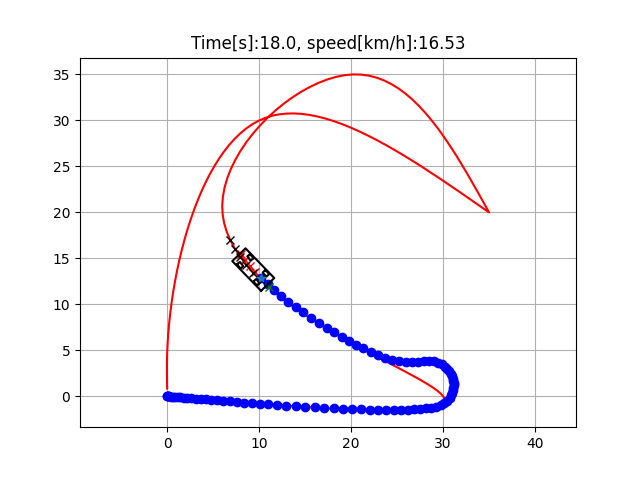

Recreate this plot in Python.
import matplotlib.pyplot as plt
import time
import cvxpy
import math
import numpy as np
import sys
import pathlib
sys.path.append(str(pathlib.Path(__file__).parent.parent.parent))

from angle import angle_mod

import cubic_spline_planner

NX = 4  # x = x, y, v, yaw
NU = 2  # a = [accel, steer]
T = 5  # horizon length

# mpc parameters
R = np.diag([0.01, 0.01])  # input cost matrix
Rd = np.diag([0.01, 1.0])  # input difference cost matrix
Q = np.diag([1.0, 1.0, 0.5, 0.5])  # state cost matrix
Qf = Q  # state final matrix
GOAL_DIS = 1.5  # goal distance
STOP_SPEED = 0.5 / 3.6  # stop speed
MAX_TIME = 500.0  # max simulation time

# iterative paramter
MAX_ITER = 3  # Max iteration
DU_TH = 0.1  # iteration finish param

TARGET_SPEED = 10.0 / 3.6  # [m/s] target speed
N_IND_SEARCH = 10  # Search index number

DT = 0.2  # [s] time tick

# Vehicle parameters
LENGTH = 4.5  # [m]
WIDTH = 2.0  # [m]
BACKTOWHEEL = 1.0  # [m]
WHEEL_LEN = 0.3  # [m]
WHEEL_WIDTH = 0.2  # [m]
TREAD = 0.7  # [m]
WB = 2.5  # [m]

MAX_STEER = np.deg2rad(45.0)  # maximum steering angle [rad]
MAX_DSTEER = np.deg2rad(30.0)  # maximum steering speed [rad/s]
MAX_SPEED = 55.0 / 3.6  # maximum speed [m/s]
MIN_SPEED = -20.0 / 3.6  # minimum speed [m/s]
MAX_ACCEL = 1.0  # maximum accel [m/ss]

show_animation = True


class State:
    """
    vehicle state class
    """

    def __init__(self, x=0.0, y=0.0, yaw=0.0, v=0.0):
        self.x = x
        self.y = y
        self.yaw = yaw
        self.v = v
        self.predelta = None


def pi_2_pi(angle):
    return angle_mod(angle)


def get_linear_model_matrix(v, phi, delta):

    A = np.zeros((NX, NX))
    A[0, 0] = 1.0
    A[1, 1] = 1.0
    A[2, 2] = 1.0
    A[3, 3] = 1.0
    A[0, 2] = DT * math.cos(phi)
    A[0, 3] = - DT * v * math.sin(phi)
    A[1, 2] = DT * math.sin(phi)
    A[1, 3] = DT * v * math.cos(phi)
    A[3, 2] = DT * math.tan(delta) / WB

    B = np.zeros((NX, NU))
    B[2, 0] = DT
    B[3, 1] = DT * v / (WB * math.cos(delta) ** 2)

    C = np.zeros(NX)
    C[0] = DT * v * math.sin(phi) * phi
    C[1] = - DT * v * math.cos(phi) * phi
    C[3] = - DT * v * delta / (WB * math.cos(delta) ** 2)

    return A, B, C


def plot_car(x, y, yaw, steer=0.0, cabcolor="-r", truckcolor="-k"):  # pragma: no cover

    outline = np.array([[-BACKTOWHEEL, (LENGTH - BACKTOWHEEL), (LENGTH - BACKTOWHEEL), -BACKTOWHEEL, -BACKTOWHEEL],
                        [WIDTH / 2, WIDTH / 2, - WIDTH / 2, -WIDTH / 2, WIDTH / 2]])

    fr_wheel = np.array([[WHEEL_LEN, -WHEEL_LEN, -WHEEL_LEN, WHEEL_LEN, WHEEL_LEN],
                         [-WHEEL_WIDTH - TREAD, -WHEEL_WIDTH - TREAD, WHEEL_WIDTH - TREAD, WHEEL_WIDTH - TREAD, -WHEEL_WIDTH - TREAD]])

    rr_wheel = np.copy(fr_wheel)

    fl_wheel = np.copy(fr_wheel)
    fl_wheel[1, :] *= -1
    rl_wheel = np.copy(rr_wheel)
    rl_wheel[1, :] *= -1

    Rot1 = np.array([[math.cos(yaw), math.sin(yaw)],
                     [-math.sin(yaw), math.cos(yaw)]])
    Rot2 = np.array([[math.cos(steer), math.sin(steer)],
                     [-math.sin(steer), math.cos(steer)]])

    fr_wheel = (fr_wheel.T.dot(Rot2)).T
    fl_wheel = (fl_wheel.T.dot(Rot2)).T
    fr_wheel[0, :] += WB
    fl_wheel[0, :] += WB

    fr_wheel = (fr_wheel.T.dot(Rot1)).T
    fl_wheel = (fl_wheel.T.dot(Rot1)).T

    outline = (outline.T.dot(Rot1)).T
    rr_wheel = (rr_wheel.T.dot(Rot1)).T
    rl_wheel = (rl_wheel.T.dot(Rot1)).T

    outline[0, :] += x
    outline[1, :] += y
    fr_wheel[0, :] += x
    fr_wheel[1, :] += y
    rr_wheel[0, :] += x
    rr_wheel[1, :] += y
    fl_wheel[0, :] += x
    fl_wheel[1, :] += y
    rl_wheel[0, :] += x
    rl_wheel[1, :] += y

    plt.plot(np.array(outline[0, :]).flatten(),
             np.array(outline[1, :]).flatten(), truckcolor)
    plt.plot(np.array(fr_wheel[0, :]).flatten(),
             np.array(fr_wheel[1, :]).flatten(), truckcolor)
    plt.plot(np.array(rr_wheel[0, :]).flatten(),
             np.array(rr_wheel[1, :]).flatten(), truckcolor)
    plt.plot(np.array(fl_wheel[0, :]).flatten(),
             np.array(fl_wheel[1, :]).flatten(), truckcolor)
    plt.plot(np.array(rl_wheel[0, :]).flatten(),
             np.array(rl_wheel[1, :]).flatten(), truckcolor)
    plt.plot(x, y, "*")


def update_state(state, a, delta):

    # input check
    if delta >= MAX_STEER:
        delta = MAX_STEER
    elif delta <= -MAX_STEER:
        delta = -MAX_STEER

    state.x = state.x + state.v * math.cos(state.yaw) * DT
    state.y = state.y + state.v * math.sin(state.yaw) * DT
    state.yaw = state.yaw + state.v / WB * math.tan(delta) * DT
    state.v = state.v + a * DT

    if state.v > MAX_SPEED:
        state.v = MAX_SPEED
    elif state.v < MIN_SPEED:
        state.v = MIN_SPEED

    return state


def get_nparray_from_matrix(x):
    return np.array(x).flatten()


def calc_nearest_index(state, cx, cy, cyaw, pind):

    dx = [state.x - icx for icx in cx[pind:(pind + N_IND_SEARCH)]]
    dy = [state.y - icy for icy in cy[pind:(pind + N_IND_SEARCH)]]

    d = [idx ** 2 + idy ** 2 for (idx, idy) in zip(dx, dy)]

    mind = min(d)

    ind = d.index(mind) + pind

    mind = math.sqrt(mind)

    dxl = cx[ind] - state.x
    dyl = cy[ind] - state.y

    angle = pi_2_pi(cyaw[ind] - math.atan2(dyl, dxl))
    if angle < 0:
        mind *= -1

    return ind, mind


def predict_motion(x0, oa, od, xref):
    xbar = xref * 0.0
    for i, _ in enumerate(x0):
        xbar[i, 0] = x0[i]

    state = State(x=x0[0], y=x0[1], yaw=x0[3], v=x0[2])
    for (ai, di, i) in zip(oa, od, range(1, T + 1)):
        state = update_state(state, ai, di)
        xbar[0, i] = state.x
        xbar[1, i] = state.y
        xbar[2, i] = state.v
        xbar[3, i] = state.yaw

    return xbar


def iterative_linear_mpc_control(xref, x0, dref, oa, od):
    """
    MPC control with updating operational point iteratively
    """
    ox, oy, oyaw, ov = None, None, None, None

    if oa is None or od is None:
        oa = [0.0] * T
        od = [0.0] * T

    for i in range(MAX_ITER):
        xbar = predict_motion(x0, oa, od, xref)
        poa, pod = oa[:], od[:]
        oa, od, ox, oy, oyaw, ov = linear_mpc_control(xref, xbar, x0, dref)
        du = sum(abs(oa - poa)) + sum(abs(od - pod))  # calc u change value
        if du <= DU_TH:
            break
    else:
        print("Iterative is max iter")

    return oa, od, ox, oy, oyaw, ov


def linear_mpc_control(xref, xbar, x0, dref):
    """
    linear mpc control

    xref: reference point
    xbar: operational point
    x0: initial state
    dref: reference steer angle
    """

    x = cvxpy.Variable((NX, T + 1))
    u = cvxpy.Variable((NU, T))

    cost = 0.0
    constraints = []

    for t in range(T):
        cost += cvxpy.quad_form(u[:, t], R)

        if t != 0:
            cost += cvxpy.quad_form(xref[:, t] - x[:, t], Q)

        A, B, C = get_linear_model_matrix(
            xbar[2, t], xbar[3, t], dref[0, t])
        constraints += [x[:, t + 1] == A @ x[:, t] + B @ u[:, t] + C]

        if t < (T - 1):
            cost += cvxpy.quad_form(u[:, t + 1] - u[:, t], Rd)
            constraints += [cvxpy.abs(u[1, t + 1] - u[1, t]) <=
                            MAX_DSTEER * DT]

    cost += cvxpy.quad_form(xref[:, T] - x[:, T], Qf)

    constraints += [x[:, 0] == x0]
    constraints += [x[2, :] <= MAX_SPEED]
    constraints += [x[2, :] >= MIN_SPEED]
    constraints += [cvxpy.abs(u[0, :]) <= MAX_ACCEL]
    constraints += [cvxpy.abs(u[1, :]) <= MAX_STEER]

    prob = cvxpy.Problem(cvxpy.Minimize(cost), constraints)
    prob.solve(solver=cvxpy.CLARABEL, verbose=False)

    if prob.status == cvxpy.OPTIMAL or prob.status == cvxpy.OPTIMAL_INACCURATE:
        ox = get_nparray_from_matrix(x.value[0, :])
        oy = get_nparray_from_matrix(x.value[1, :])
        ov = get_nparray_from_matrix(x.value[2, :])
        oyaw = get_nparray_from_matrix(x.value[3, :])
        oa = get_nparray_from_matrix(u.value[0, :])
        odelta = get_nparray_from_matrix(u.value[1, :])

    else:
        print("Error: Cannot solve mpc..")
        oa, odelta, ox, oy, oyaw, ov = None, None, None, None, None, None

    return oa, odelta, ox, oy, oyaw, ov


def calc_ref_trajectory(state, cx, cy, cyaw, ck, sp, dl, pind):
    xref = np.zeros((NX, T + 1))
    dref = np.zeros((1, T + 1))
    ncourse = len(cx)

    ind, _ = calc_nearest_index(state, cx, cy, cyaw, pind)

    if pind >= ind:
        ind = pind

    xref[0, 0] = cx[ind]
    xref[1, 0] = cy[ind]
    xref[2, 0] = sp[ind]
    xref[3, 0] = cyaw[ind]
    dref[0, 0] = 0.0  # steer operational point should be 0

    travel = 0.0

    for i in range(T + 1):
        travel += abs(state.v) * DT
        dind = int(round(travel / dl))

        if (ind + dind) < ncourse:
            xref[0, i] = cx[ind + dind]
            xref[1, i] = cy[ind + dind]
            xref[2, i] = sp[ind + dind]
            xref[3, i] = cyaw[ind + dind]
            dref[0, i] = 0.0
        else:
            xref[0, i] = cx[ncourse - 1]
            xref[1, i] = cy[ncourse - 1]
            xref[2, i] = sp[ncourse - 1]
            xref[3, i] = cyaw[ncourse - 1]
            dref[0, i] = 0.0

    return xref, ind, dref


def check_goal(state, goal, tind, nind):

    # check goal
    dx = state.x - goal[0]
    dy = state.y - goal[1]
    d = math.hypot(dx, dy)

    isgoal = (d <= GOAL_DIS)

    if abs(tind - nind) >= 5:
        isgoal = False

    isstop = (abs(state.v) <= STOP_SPEED)

    if isgoal and isstop:
        return True

    return False


def do_simulation(cx, cy, cyaw, ck, sp, dl, initial_state):
    """
    Simulation

    cx: course x position list
    cy: course y position list
    cy: course yaw position list
    ck: course curvature list
    sp: speed profile
    dl: course tick [m]

    """

    goal = [cx[-1], cy[-1]]

    state = initial_state

    # initial yaw compensation
    if state.yaw - cyaw[0] >= math.pi:
        state.yaw -= math.pi * 2.0
    elif state.yaw - cyaw[0] <= -math.pi:
        state.yaw += math.pi * 2.0

    time = 0.0
    x = [state.x]
    y = [state.y]
    yaw = [state.yaw]
    v = [state.v]
    t = [0.0]
    d = [0.0]
    a = [0.0]
    target_ind, _ = calc_nearest_index(state, cx, cy, cyaw, 0)

    odelta, oa = None, None

    cyaw = smooth_yaw(cyaw)

    while MAX_TIME >= time:
        xref, target_ind, dref = calc_ref_trajectory(
            state, cx, cy, cyaw, ck, sp, dl, target_ind)

        x0 = [state.x, state.y, state.v, state.yaw]  # current state

        oa, odelta, ox, oy, oyaw, ov = iterative_linear_mpc_control(
            xref, x0, dref, oa, odelta)

        di, ai = 0.0, 0.0
        if odelta is not None:
            di, ai = odelta[0], oa[0]
            state = update_state(state, ai, di)

        time = time + DT

        x.append(state.x)
        y.append(state.y)
        yaw.append(state.yaw)
        v.append(state.v)
        t.append(time)
        d.append(di)
        a.append(ai)

        if check_goal(state, goal, target_ind, len(cx)):
            print("Goal")
            break

        if show_animation:  # pragma: no cover
            plt.cla()
            # for stopping simulation with the esc key.
            plt.gcf().canvas.mpl_connect('key_release_event',
                    lambda event: [exit(0) if event.key == 'escape' else None])
            if ox is not None:
                plt.plot(ox, oy, "xr", label="MPC")
            plt.plot(cx, cy, "-r", label="course")
            plt.plot(x, y, "ob", label="trajectory")
            plt.plot(xref[0, :], xref[1, :], "xk", label="xref")
            plt.plot(cx[target_ind], cy[target_ind], "xg", label="target")
            plot_car(state.x, state.y, state.yaw, steer=di)
            plt.axis("equal")
            plt.grid(True)
            plt.title("Time[s]:" + str(round(time, 2))
                      + ", speed[km/h]:" + str(round(state.v * 3.6, 2)))
            plt.pause(0.0001)

    return t, x, y, yaw, v, d, a


def calc_speed_profile(cx, cy, cyaw, target_speed):

    speed_profile = [target_speed] * len(cx)
    direction = 1.0  # forward

    # Set stop point
    for i in range(len(cx) - 1):
        dx = cx[i + 1] - cx[i]
        dy = cy[i + 1] - cy[i]

        move_direction = math.atan2(dy, dx)

        if dx != 0.0 and dy != 0.0:
            dangle = abs(pi_2_pi(move_direction - cyaw[i]))
            if dangle >= math.pi / 4.0:
                direction = -1.0
            else:
                direction = 1.0

        if direction != 1.0:
            speed_profile[i] = - target_speed
        else:
            speed_profile[i] = target_speed

    speed_profile[-1] = 0.0

    return speed_profile


def smooth_yaw(yaw):

    for i in range(len(yaw) - 1):
        dyaw = yaw[i + 1] - yaw[i]

        while dyaw >= math.pi / 2.0:
            yaw[i + 1] -= math.pi * 2.0
            dyaw = yaw[i + 1] - yaw[i]

        while dyaw <= -math.pi / 2.0:
            yaw[i + 1] += math.pi * 2.0
            dyaw = yaw[i + 1] - yaw[i]

    return yaw


def get_straight_course(dl):
    ax = [0.0, 5.0, 10.0, 20.0, 30.0, 40.0, 50.0]
    ay = [0.0, 0.0, 0.0, 0.0, 0.0, 0.0, 0.0]
    cx, cy, cyaw, ck, s = cubic_spline_planner.calc_spline_course(
        ax, ay, ds=dl)

    return cx, cy, cyaw, ck


def get_straight_course2(dl):
    ax = [0.0, -10.0, -20.0, -40.0, -50.0, -60.0, -70.0]
    ay = [0.0, -1.0, 1.0, 0.0, -1.0, 1.0, 0.0]
    cx, cy, cyaw, ck, s = cubic_spline_planner.calc_spline_course(
        ax, ay, ds=dl)

    return cx, cy, cyaw, ck


def get_straight_course3(dl):
    ax = [0.0, -10.0, -20.0, -40.0, -50.0, -60.0, -70.0]
    ay = [0.0, -1.0, 1.0, 0.0, -1.0, 1.0, 0.0]
    cx, cy, cyaw, ck, s = cubic_spline_planner.calc_spline_course(
        ax, ay, ds=dl)

    cyaw = [i - math.pi for i in cyaw]

    return cx, cy, cyaw, ck


def get_forward_course(dl):
    ax = [0.0, 60.0, 125.0, 50.0, 75.0, 30.0, -10.0]
    ay = [0.0, 0.0, 50.0, 65.0, 30.0, 50.0, -20.0]
    cx, cy, cyaw, ck, s = cubic_spline_planner.calc_spline_course(
        ax, ay, ds=dl)

    return cx, cy, cyaw, ck


def get_switch_back_course(dl):
    ax = [0.0, 30.0, 6.0, 20.0, 35.0]
    ay = [0.0, 0.0, 20.0, 35.0, 20.0]
    cx, cy, cyaw, ck, s = cubic_spline_planner.calc_spline_course(
        ax, ay, ds=dl)
    ax = [35.0, 10.0, 0.0, 0.0]
    ay = [20.0, 30.0, 5.0, 0.0]
    cx2, cy2, cyaw2, ck2, s2 = cubic_spline_planner.calc_spline_course(
        ax, ay, ds=dl)
    cyaw2 = [i - math.pi for i in cyaw2]
    cx.extend(cx2)
    cy.extend(cy2)
    cyaw.extend(cyaw2)
    ck.extend(ck2)

    return cx, cy, cyaw, ck


def main():
    print(__file__ + " start!!")
    start = time.time()

    dl = 1.0  # course tick
    # cx, cy, cyaw, ck = get_straight_course(dl)
    # cx, cy, cyaw, ck = get_straight_course2(dl)
    # cx, cy, cyaw, ck = get_straight_course3(dl)
    # cx, cy, cyaw, ck = get_forward_course(dl)
    cx, cy, cyaw, ck = get_switch_back_course(dl)

    sp = calc_speed_profile(cx, cy, cyaw, TARGET_SPEED)

    initial_state = State(x=cx[0], y=cy[0], yaw=cyaw[0], v=0.0)

    t, x, y, yaw, v, d, a = do_simulation(
        cx, cy, cyaw, ck, sp, dl, initial_state)

    elapsed_time = time.time() - start
    print(f"calc time:{elapsed_time:.6f} [sec]")

    if show_animation:  # pragma: no cover
        plt.close("all")
        plt.subplots()
        plt.plot(cx, cy, "-r", label="spline")
        plt.plot(x, y, "-g", label="tracking")
        plt.grid(True)
        plt.axis("equal")
        plt.xlabel("x[m]")
        plt.ylabel("y[m]")
        plt.legend()

        plt.subplots()
        plt.plot(t, v, "-r", label="speed")
        plt.grid(True)
        plt.xlabel("Time [s]")
        plt.ylabel("Speed [kmh]")

        plt.show()


def main2():
    print(__file__ + " start!!")
    start = time.time()

    dl = 1.0  # course tick
    cx, cy, cyaw, ck = get_straight_course3(dl)

    sp = calc_speed_profile(cx, cy, cyaw, TARGET_SPEED)

    initial_state = State(x=cx[0], y=cy[0], yaw=0.0, v=0.0)

    t, x, y, yaw, v, d, a = do_simulation(
        cx, cy, cyaw, ck, sp, dl, initial_state)

    elapsed_time = time.time() - start
    print(f"calc time:{elapsed_time:.6f} [sec]")

    if show_animation:  # pragma: no cover
        plt.close("all")
        plt.subplots()
        plt.plot(cx, cy, "-r", label="spline")
        plt.plot(x, y, "-g", label="tracking")
        plt.grid(True)
        plt.axis("equal")
        plt.xlabel("x[m]")
        plt.ylabel("y[m]")
        plt.legend()

        plt.subplots()
        plt.plot(t, v, "-r", label="speed")
        plt.grid(True)
        plt.xlabel("Time [s]")
        plt.ylabel("Speed [kmh]")

        plt.show()


if __name__ == '__main__':
    main()
    # main2()
